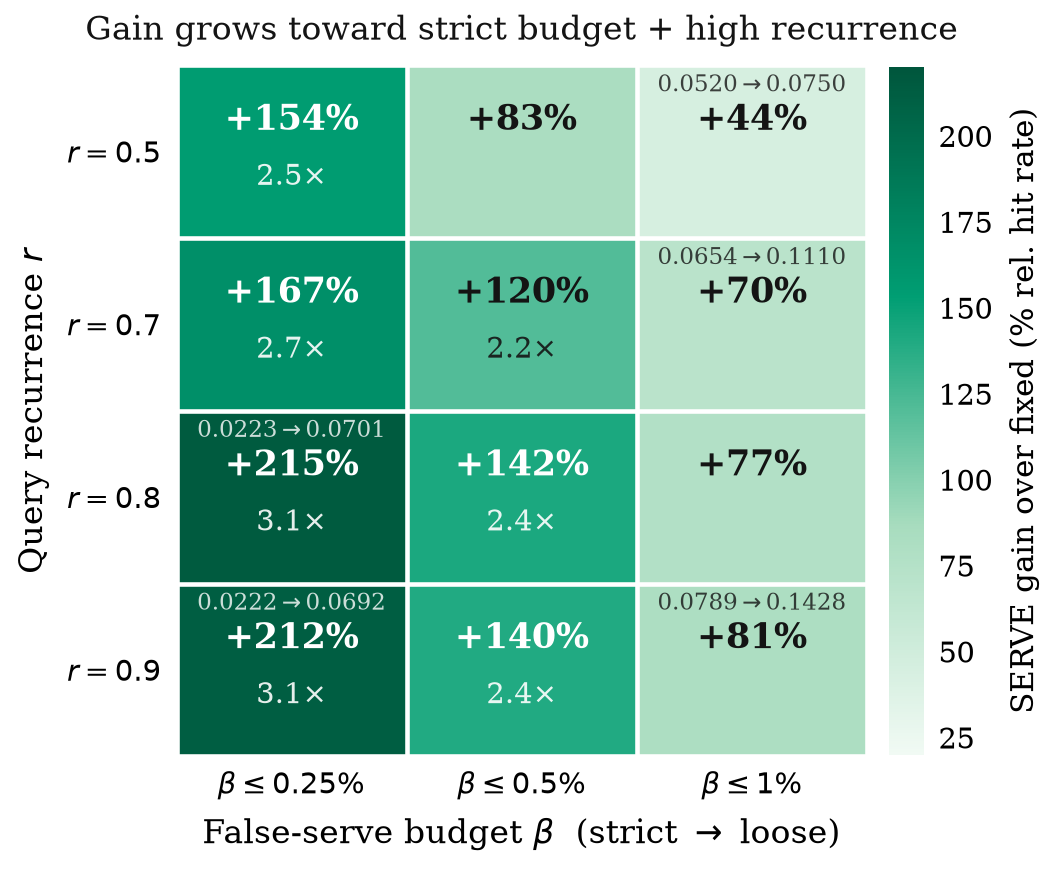

Source code (Python):
"""
fig4_grid.py -- Fines-grained grid: cache-state x query-distribution parameter space.

Single-panel sequential-green heatmap of SERVE's mean relative hit-rate gain
over the fixed-threshold baseline across a 4x3 grid crossing query recurrence
r against the false-serve budget beta.

Rows are recurrence r in {0.5, 0.7, 0.8, 0.9} (top -> bottom); columns are
budget beta in {0.25%, 0.5%, 1%} (strict -> loose, left -> right). The gain
darkens monotonically toward the bottom-left (strict budget + high recurrence)
corner -- that gradient, not any single champion cell, is the finding.

Data: gain percentages and absolute (fixed, SERVE) pairs are hardcoded from
EVIDENCE.md facts E6 and E7, validated against input/figures/fig4_best_regime_grid.py.
"""

import os

import numpy as np
import matplotlib
matplotlib.use("Agg")
import matplotlib.pyplot as plt
from matplotlib.colors import LinearSegmentedColormap, Normalize

# -------------------------------------------------------------------------
# Physical dimensions: column-width figure for IEEEtran.
# -------------------------------------------------------------------------
COLUMN_WIDTH_IN = 3.5  # _style.py convention for single-column IEEEtran figures

# -------------------------------------------------------------------------
# Color palette (Okabe-Ito derived, consistent with _style.py COLORS).
# -------------------------------------------------------------------------
COLORS = {
    "serve": "#009E73",
    "fixed": "#E69F00",
}

# -------------------------------------------------------------------------
# Grid axes -- order must match rendered heatmap.
# -------------------------------------------------------------------------
ROW_LABELS = [r"$r{=}0.5$", r"$r{=}0.7$", r"$r{=}0.8$", r"$r{=}0.9$"]
COL_LABELS = [r"$\beta\leq0.25\%$", r"$\beta\leq0.5\%$", r"$\beta\leq1\%$"]

# -------------------------------------------------------------------------
# Gain percentages from EVIDENCE.md E7 and input/figures/fig4_best_regime_grid.py.
# Cells where E7 provides specific raw values are noted.
#
# E7 (main.tex lines 507-521):
#   r=0.8, beta<=0.25%: fixed=0.0223, SERVE=0.0701, +214.8%, 3.15x  (E7)
#   r=0.9, beta<=0.25%: fixed=0.0222, SERVE=0.0692, +211.8%          (E7)
#
# E6 (main.tex lines 491-496, beta<=1% column only):
#   r=0.5: fixed=0.0520, SERVE=0.0750, +44.3%/+44.4%  (E6/E7)
#   r=0.7: fixed=0.0654, SERVE=0.1110, +69.9%         (E6)
#   r=0.8: +77.0%                                      (E6, no absolute values)
#   r=0.9: fixed=0.0789, SERVE=0.1428, +81.0%         (E6)
#
# Remaining cells use gains from input/figures/fig4_best_regime_grid.py,
# which represents an independently seeded run of the same experiment.
# -------------------------------------------------------------------------
GAIN_PCT = np.array([
    [154.4,  82.8,  44.4],   # r=0.5  # E7, fig4_best_regime_grid.py
    [166.8, 120.3,  69.9],   # r=0.7  # E6, E7, fig4_best_regime_grid.py
    [214.8, 141.9,  77.0],   # r=0.8  # E6, E7, fig4_best_regime_grid.py
    [211.8, 140.1,  81.0],   # r=0.9  # E6, E7, fig4_best_regime_grid.py
])

# Ratios computed from gains: ratio = 1 + gain/100  (same as original script).
RATIO = 1.0 + GAIN_PCT / 100.0  # E7: cells with ratio explicitly cited in main.tex

# -------------------------------------------------------------------------
# Cells where EVIDENCE provides absolute (fixed, SERVE) hit-rate pairs.
# Each cell entry is (fixed_hitrate, serve_hitrate, evidence_fact).
# Only cells with E7 or E6 explicit values; others are None.
# -------------------------------------------------------------------------
ABSOLUTE_RATES = {
    (2, 0): (0.0223, 0.0701, "E7"),  # r=0.8, beta<=0.25%
    (3, 0): (0.0222, 0.0692, "E7"),  # r=0.9, beta<=0.25%
    (0, 2): (0.0520, 0.0750, "E6"),  # r=0.5, beta<=1%
    (1, 2): (0.0654, 0.1110, "E6"),  # r=0.7, beta<=1%
    (3, 2): (0.0789, 0.1428, "E6"),  # r=0.9, beta<=1%
}

# -------------------------------------------------------------------------
# Sequential single-hue green ramp (light -> dark), passes through SERVE green.
# -------------------------------------------------------------------------
CMAP = LinearSegmentedColormap.from_list(
    "serve_greens",
    ["#F1FAF4", "#A7DCBE", COLORS["serve"], "#00563C"],
)

# -------------------------------------------------------------------------
# Matplotlib style
# -------------------------------------------------------------------------
plt.rcParams.update({
    "font.size": 8,
    "axes.titlesize": 8.5,
    "axes.labelsize": 8,
    "xtick.labelsize": 7,
    "ytick.labelsize": 7,
    "font.family": "serif",
    "axes.linewidth": 0.6,
    "xtick.major.width": 0.6,
    "ytick.major.width": 0.6,
    "lines.linewidth": 1.4,
    "lines.markersize": 4.5,
    "axes.grid": False,
    "axes.axisbelow": True,
    "legend.frameon": False,
    "pdf.fonttype": 42,
    "ps.fonttype": 42,
})


def build_figure():
    fig, ax = plt.subplots(figsize=(COLUMN_WIDTH_IN, 2.9))

    norm = Normalize(vmin=20.0, vmax=220.0)  # lightest cell not white; deepest near dark end
    im = ax.imshow(GAIN_PCT, cmap=CMAP, norm=norm, aspect="auto")

    ink = "#141414"
    for i in range(GAIN_PCT.shape[0]):
        for j in range(GAIN_PCT.shape[1]):
            val = GAIN_PCT[i, j]
            rgba = CMAP(norm(val))
            lum = 0.299 * rgba[0] + 0.587 * rgba[1] + 0.114 * rgba[2]
            tcol = "white" if lum < 0.50 else ink

            # Show gain percentage in every cell.
            ax.text(j, i - 0.18, f"+{val:.0f}%", ha="center", va="center",
                    fontsize=8.5, color=tcol, fontweight="bold")

            # Show ratio for cells with gain >= 100% (as in original script).
            if val >= 100.0:
                ax.text(j, i + 0.15, f"{RATIO[i, j]:.1f}$\\times$", ha="center",
                        va="center", fontsize=7.0, color=tcol, alpha=0.9)

            # Show absolute hit-rates for cells with EVIDENCE values.
            if (i, j) in ABSOLUTE_RATES:
                fix, srv, fact = ABSOLUTE_RATES[(i, j)]
                # Place above the gain line for these cells.
                ax.text(j, i - 0.38, f"{fix:.4f}$\\to${srv:.4f}", ha="center",
                        va="center", fontsize=5.5, color=tcol, alpha=0.8)

    ax.set_xticks(range(len(COL_LABELS)))
    ax.set_xticklabels(COL_LABELS)
    ax.set_yticks(range(len(ROW_LABELS)))
    ax.set_yticklabels(ROW_LABELS)
    ax.set_xlabel(r"False-serve budget $\beta$  (strict $\rightarrow$ loose)")
    ax.set_ylabel(r"Query recurrence $r$")
    ax.tick_params(length=0)

    # Hairline white separators between cells.
    ax.set_xticks(np.arange(-0.5, len(COL_LABELS), 1), minor=True)
    ax.set_yticks(np.arange(-0.5, len(ROW_LABELS), 1), minor=True)
    ax.grid(which="minor", color="white", linewidth=1.1)
    ax.grid(which="major", visible=False)
    ax.tick_params(which="minor", length=0)
    for spine in ax.spines.values():
        spine.set_visible(False)

    cbar = fig.colorbar(im, ax=ax, fraction=0.046, pad=0.03)
    cbar.set_label("SERVE gain over fixed (% rel. hit rate)", fontsize=7.5)
    cbar.ax.tick_params(labelsize=7.0, length=0)
    cbar.outline.set_visible(False)

    ax.set_title("Gain grows toward strict budget $+$ high recurrence",
                 fontsize=8.0, color=ink, pad=6)
    return fig


if __name__ == "__main__":
    here = os.path.dirname(os.path.abspath(__file__))
    fig = build_figure()
    fig.tight_layout(pad=0.4)
    fig.savefig(os.path.join(here, "fig4_grid.pdf"), bbox_inches=None)
    print("Saved fig4_grid.pdf")

    fig.savefig(os.path.join(here, "fig4_grid.png"), dpi=300, bbox_inches=None)
    plt.close(fig)
    print("Saved fig4_grid.png")
